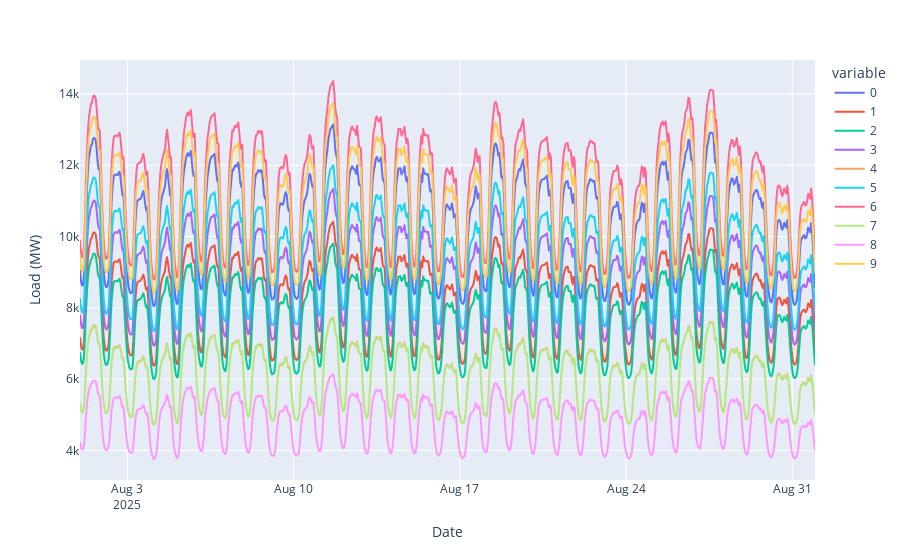

The notebook cell saved with this chart:
### Markdown cell above
Now we can start plotting the data we collected. First lets look at the distribution of load data for one month.

### Code cell
fig = px.line(loads.loc[date]).update_layout(yaxis_title="Load (MW)", xaxis_title="Date")
fig.show()

### Figure 1 — Plotly figure (JSON) as saved in the notebook; plotly's stock layout.template omitted (floating-point values rounded to 4 significant figures; data arrays with more than 128 entries replaced by an {"elided": "..."} marker saying what was removed)
{"data": [{"hovertemplate": "variable=0<br>index=%{x}<br>value=%{y}<extra></extra>", "legendgroup": "0", "line": {"color": "#636efa", "dash": "solid"}, "marker": {"symbol": "circle"}, "mode": "lines", "name": "0", "showlegend": true, "type": "scattergl", "x": {"elided": "744 str values"}, "xaxis": "x", "y": {"elided": "744 float values"}, "yaxis": "y"}, {"hovertemplate": "variable=1<br>index=%{x}<br>value=%{y}<extra></extra>", "legendgroup": "1", "line": {"color": "#EF553B", "dash": "solid"}, "marker": {"symbol": "circle"}, "mode": "lines", "name": "1", "showlegend": true, "type": "scattergl", "x": {"elided": "744 str values"}, "xaxis": "x", "y": {"elided": "744 float values"}, "yaxis": "y"}, {"hovertemplate": "variable=2<br>index=%{x}<br>value=%{y}<extra></extra>", "legendgroup": "2", "line": {"color": "#00cc96", "dash": "solid"}, "marker": {"symbol": "circle"}, "mode": "lines", "name": "2", "showlegend": true, "type": "scattergl", "x": {"elided": "744 str values"}, "xaxis": "x", "y": {"elided": "744 float values"}, "yaxis": "y"}, {"hovertemplate": "variable=3<br>index=%{x}<br>value=%{y}<extra></extra>", "legendgroup": "3", "line": {"color": "#ab63fa", "dash": "solid"}, "marker": {"symbol": "circle"}, "mode": "lines", "name": "3", "showlegend": true, "type": "scattergl", "x": {"elided": "744 str values"}, "xaxis": "x", "y": {"elided": "744 float values"}, "yaxis": "y"}, {"hovertemplate": "variable=4<br>index=%{x}<br>value=%{y}<extra></extra>", "legendgroup": "4", "line": {"color": "#FFA15A", "dash": "solid"}, "marker": {"symbol": "circle"}, "mode": "lines", "name": "4", "showlegend": true, "type": "scattergl", "x": {"elided": "744 str values"}, "xaxis": "x", "y": {"elided": "744 float values"}, "yaxis": "y"}, {"hovertemplate": "variable=5<br>index=%{x}<br>value=%{y}<extra></extra>", "legendgroup": "5", "line": {"color": "#19d3f3", "dash": "solid"}, "marker": {"symbol": "circle"}, "mode": "lines", "name": "5", "showlegend": true, "type": "scattergl", "x": {"elided": "744 str values"}, "xaxis": "x", "y": {"elided": "744 float values"}, "yaxis": "y"}, {"hovertemplate": "variable=6<br>index=%{x}<br>value=%{y}<extra></extra>", "legendgroup": "6", "line": {"color": "#FF6692", "dash": "solid"}, "marker": {"symbol": "circle"}, "mode": "lines", "name": "6", "showlegend": true, "type": "scattergl", "x": {"elided": "744 str values"}, "xaxis": "x", "y": {"elided": "744 float values"}, "yaxis": "y"}, {"hovertemplate": "variable=7<br>index=%{x}<br>value=%{y}<extra></extra>", "legendgroup": "7", "line": {"color": "#B6E880", "dash": "solid"}, "marker": {"symbol": "circle"}, "mode": "lines", "name": "7", "showlegend": true, "type": "scattergl", "x": {"elided": "744 str values"}, "xaxis": "x", "y": {"elided": "744 float values"}, "yaxis": "y"}, {"hovertemplate": "variable=8<br>index=%{x}<br>value=%{y}<extra></extra>", "legendgroup": "8", "line": {"color": "#FF97FF", "dash": "solid"}, "marker": {"symbol": "circle"}, "mode": "lines", "name": "8", "showlegend": true, "type": "scattergl", "x": {"elided": "744 str values"}, "xaxis": "x", "y": {"elided": "744 float values"}, "yaxis": "y"}, {"hovertemplate": "variable=9<br>index=%{x}<br>value=%{y}<extra></extra>", "legendgroup": "9", "line": {"color": "#FECB52", "dash": "solid"}, "marker": {"symbol": "circle"}, "mode": "lines", "name": "9", "showlegend": true, "type": "scattergl", "x": {"elided": "744 str values"}, "xaxis": "x", "y": {"elided": "744 float values"}, "yaxis": "y"}], "layout": {"legend": {"title": {"text": "variable"}, "tracegroupgap": 0}, "margin": {"t": 60}, "xaxis": {"anchor": "y", "domain": [0, 1], "title": {"text": "Date"}}, "yaxis": {"anchor": "x", "domain": [0, 1], "title": {"text": "Load (MW)"}}}}
